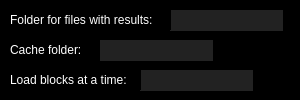
<?xml version="1.0" encoding="UTF-8"?>
<ui version="4.0">
 <class>options</class>
 <widget class="QDialog" name="options">
  <property name="geometry">
   <rect>
    <x>0</x>
    <y>0</y>
    <width>300</width>
    <height>100</height>
   </rect>
  </property>
  <property name="windowTitle">
   <string>Dialog</string>
  </property>
  <property name="styleSheet">
   <string notr="true">background-color: rgb(0, 0, 0);</string>
  </property>
  <widget class="QLineEdit" name="lineEdit">
   <property name="geometry">
    <rect>
     <x>170</x>
     <y>10</y>
     <width>113</width>
     <height>21</height>
    </rect>
   </property>
   <property name="font">
    <font>
     <family>Monospace</family>
    </font>
   </property>
   <property name="styleSheet">
    <string notr="true">color: rgb(255, 255, 255);
background-color: rgb(34, 34, 34);</string>
   </property>
   <property name="frame">
    <bool>false</bool>
   </property>
  </widget>
  <widget class="QLineEdit" name="lineEdit_2">
   <property name="geometry">
    <rect>
     <x>100</x>
     <y>40</y>
     <width>113</width>
     <height>21</height>
    </rect>
   </property>
   <property name="font">
    <font>
     <family>Monospace</family>
    </font>
   </property>
   <property name="styleSheet">
    <string notr="true">color: rgb(255, 255, 255);
background-color: rgb(34, 34, 34);</string>
   </property>
   <property name="frame">
    <bool>false</bool>
   </property>
  </widget>
  <widget class="QLineEdit" name="lineEdit_3">
   <property name="geometry">
    <rect>
     <x>140</x>
     <y>70</y>
     <width>113</width>
     <height>21</height>
    </rect>
   </property>
   <property name="font">
    <font>
     <family>Monospace</family>
    </font>
   </property>
   <property name="styleSheet">
    <string notr="true">color: rgb(255, 255, 255);
background-color: rgb(34, 34, 34);</string>
   </property>
   <property name="frame">
    <bool>false</bool>
   </property>
  </widget>
  <widget class="QLabel" name="label">
   <property name="geometry">
    <rect>
     <x>10</x>
     <y>10</y>
     <width>161</width>
     <height>20</height>
    </rect>
   </property>
   <property name="styleSheet">
    <string notr="true">color: rgb(255, 255, 255);</string>
   </property>
   <property name="text">
    <string>Folder for files with results:</string>
   </property>
  </widget>
  <widget class="QLabel" name="label_2">
   <property name="geometry">
    <rect>
     <x>10</x>
     <y>40</y>
     <width>81</width>
     <height>20</height>
    </rect>
   </property>
   <property name="styleSheet">
    <string notr="true">color: rgb(255, 255, 255);</string>
   </property>
   <property name="text">
    <string>Cache folder:</string>
   </property>
  </widget>
  <widget class="QLabel" name="label_3">
   <property name="geometry">
    <rect>
     <x>10</x>
     <y>70</y>
     <width>131</width>
     <height>20</height>
    </rect>
   </property>
   <property name="styleSheet">
    <string notr="true">color: rgb(255, 255, 255);</string>
   </property>
   <property name="text">
    <string>Load blocks at a time:</string>
   </property>
  </widget>
 </widget>
 <resources/>
 <connections/>
</ui>
